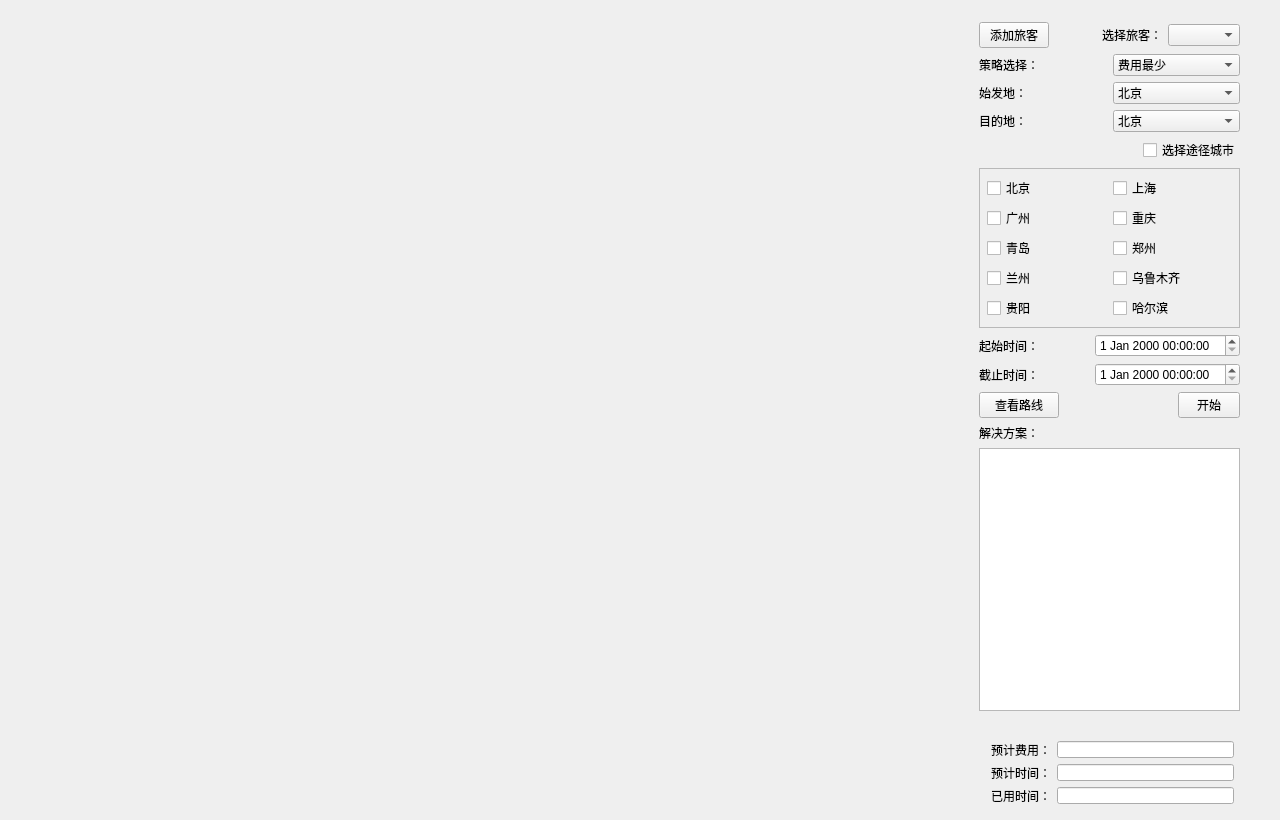
<?xml version="1.0" encoding="UTF-8"?>
<ui version="4.0">
 <class>Widget</class>
 <widget class="QWidget" name="Widget">
  <property name="geometry">
   <rect>
    <x>0</x>
    <y>0</y>
    <width>1280</width>
    <height>820</height>
   </rect>
  </property>
  <property name="windowTitle">
   <string>Widget</string>
  </property>
  <widget class="MapWidget" name="LeftWidget" native="true">
   <property name="geometry">
    <rect>
     <x>11</x>
     <y>11</y>
     <width>941</width>
     <height>806</height>
    </rect>
   </property>
  </widget>
  <widget class="QFrame" name="RightPart">
   <property name="geometry">
    <rect>
     <x>968</x>
     <y>11</y>
     <width>283</width>
     <height>711</height>
    </rect>
   </property>
   <property name="sizePolicy">
    <sizepolicy hsizetype="Fixed" vsizetype="Preferred">
     <horstretch>0</horstretch>
     <verstretch>100</verstretch>
    </sizepolicy>
   </property>
   <property name="frameShape">
    <enum>QFrame::NoFrame</enum>
   </property>
   <layout class="QVBoxLayout" name="verticalLayout_4">
    <item>
     <layout class="QVBoxLayout" name="verticalLayout_3">
      <item>
       <layout class="QVBoxLayout" name="verticalLayout">
        <item>
         <layout class="QHBoxLayout" name="TravelerLayout1">
          <item>
           <widget class="QPushButton" name="AddTraveler">
            <property name="minimumSize">
             <size>
              <width>70</width>
              <height>0</height>
             </size>
            </property>
            <property name="maximumSize">
             <size>
              <width>59</width>
              <height>16777215</height>
             </size>
            </property>
            <property name="text">
             <string>添加旅客</string>
            </property>
           </widget>
          </item>
          <item>
           <spacer name="horizontalSpacer_3">
            <property name="orientation">
             <enum>Qt::Horizontal</enum>
            </property>
            <property name="sizeHint" stdset="0">
             <size>
              <width>40</width>
              <height>20</height>
             </size>
            </property>
           </spacer>
          </item>
          <item>
           <layout class="QHBoxLayout" name="TravelerLayout">
            <item>
             <widget class="QLabel" name="TravelerChoseLabel">
              <property name="text">
               <string>选择旅客：</string>
              </property>
             </widget>
            </item>
            <item>
             <widget class="QComboBox" name="TravelerChoice"/>
            </item>
           </layout>
          </item>
         </layout>
        </item>
        <item>
         <layout class="QVBoxLayout" name="ComboLayout2">
          <item>
           <layout class="QHBoxLayout" name="StrategyLayout">
            <item>
             <widget class="QLabel" name="StrategyLabel">
              <property name="text">
               <string>策略选择：</string>
              </property>
             </widget>
            </item>
            <item>
             <widget class="QComboBox" name="StrategyChoice">
              <item>
               <property name="text">
                <string>费用最少</string>
               </property>
              </item>
              <item>
               <property name="text">
                <string>耗时最短</string>
               </property>
              </item>
              <item>
               <property name="text">
                <string>限时费用最少</string>
               </property>
              </item>
             </widget>
            </item>
           </layout>
          </item>
          <item>
           <layout class="QHBoxLayout" name="StartCityLayout">
            <item>
             <widget class="QLabel" name="StartLabel">
              <property name="text">
               <string>始发地：</string>
              </property>
             </widget>
            </item>
            <item>
             <widget class="QComboBox" name="StartChoice">
              <property name="currentIndex">
               <number>0</number>
              </property>
              <item>
               <property name="text">
                <string>北京</string>
               </property>
              </item>
              <item>
               <property name="text">
                <string>上海</string>
               </property>
              </item>
              <item>
               <property name="text">
                <string>广州</string>
               </property>
              </item>
              <item>
               <property name="text">
                <string>重庆</string>
               </property>
              </item>
              <item>
               <property name="text">
                <string>青岛</string>
               </property>
              </item>
              <item>
               <property name="text">
                <string>郑州</string>
               </property>
              </item>
              <item>
               <property name="text">
                <string>兰州</string>
               </property>
              </item>
              <item>
               <property name="text">
                <string>乌鲁木齐</string>
               </property>
              </item>
              <item>
               <property name="text">
                <string>贵阳</string>
               </property>
              </item>
              <item>
               <property name="text">
                <string>哈尔滨</string>
               </property>
              </item>
             </widget>
            </item>
           </layout>
          </item>
          <item>
           <layout class="QHBoxLayout" name="DestinationCityLayout">
            <item>
             <widget class="QLabel" name="DestinationLabel">
              <property name="text">
               <string>目的地：</string>
              </property>
             </widget>
            </item>
            <item>
             <widget class="QComboBox" name="DestinationChoice">
              <item>
               <property name="text">
                <string>北京</string>
               </property>
              </item>
              <item>
               <property name="text">
                <string>上海</string>
               </property>
              </item>
              <item>
               <property name="text">
                <string>广州</string>
               </property>
              </item>
              <item>
               <property name="text">
                <string>重庆</string>
               </property>
              </item>
              <item>
               <property name="text">
                <string>青岛</string>
               </property>
              </item>
              <item>
               <property name="text">
                <string>郑州</string>
               </property>
              </item>
              <item>
               <property name="text">
                <string>兰州</string>
               </property>
              </item>
              <item>
               <property name="text">
                <string>乌鲁木齐</string>
               </property>
              </item>
              <item>
               <property name="text">
                <string>贵阳</string>
               </property>
              </item>
              <item>
               <property name="text">
                <string>哈尔滨</string>
               </property>
              </item>
             </widget>
            </item>
           </layout>
          </item>
         </layout>
        </item>
       </layout>
      </item>
      <item>
       <layout class="QHBoxLayout" name="ThroughCityJudge">
        <item>
         <spacer name="horizontalSpacer_2">
          <property name="orientation">
           <enum>Qt::Horizontal</enum>
          </property>
          <property name="sizeHint" stdset="0">
           <size>
            <width>40</width>
            <height>20</height>
           </size>
          </property>
         </spacer>
        </item>
        <item>
         <widget class="QCheckBox" name="ThroughCityChoice">
          <property name="text">
           <string>选择途径城市</string>
          </property>
         </widget>
        </item>
       </layout>
      </item>
     </layout>
    </item>
    <item>
     <widget class="QFrame" name="ThroughCityFrame">
      <property name="autoFillBackground">
       <bool>true</bool>
      </property>
      <property name="styleSheet">
       <string notr="true"/>
      </property>
      <property name="frameShape">
       <enum>QFrame::StyledPanel</enum>
      </property>
      <property name="frameShadow">
       <enum>QFrame::Plain</enum>
      </property>
      <property name="lineWidth">
       <number>5</number>
      </property>
      <property name="midLineWidth">
       <number>5</number>
      </property>
      <layout class="QHBoxLayout" name="horizontalLayout_2">
       <property name="spacing">
        <number>1</number>
       </property>
       <property name="leftMargin">
        <number>7</number>
       </property>
       <property name="topMargin">
        <number>7</number>
       </property>
       <property name="rightMargin">
        <number>7</number>
       </property>
       <property name="bottomMargin">
        <number>7</number>
       </property>
       <item>
        <layout class="QGridLayout" name="gridLayout">
         <property name="sizeConstraint">
          <enum>QLayout::SetDefaultConstraint</enum>
         </property>
         <item row="0" column="1">
          <widget class="QCheckBox" name="city_box_1">
           <property name="text">
            <string>上海</string>
           </property>
          </widget>
         </item>
         <item row="2" column="0">
          <widget class="QCheckBox" name="city_box_2">
           <property name="text">
            <string>广州</string>
           </property>
          </widget>
         </item>
         <item row="0" column="0">
          <widget class="QCheckBox" name="city_box_0">
           <property name="text">
            <string>北京</string>
           </property>
          </widget>
         </item>
         <item row="2" column="1">
          <widget class="QCheckBox" name="city_box_3">
           <property name="text">
            <string>重庆</string>
           </property>
          </widget>
         </item>
         <item row="5" column="0">
          <widget class="QCheckBox" name="city_box_4">
           <property name="text">
            <string>青岛</string>
           </property>
          </widget>
         </item>
         <item row="5" column="1">
          <widget class="QCheckBox" name="city_box_5">
           <property name="text">
            <string>郑州</string>
           </property>
          </widget>
         </item>
         <item row="6" column="0">
          <widget class="QCheckBox" name="city_box_6">
           <property name="text">
            <string>兰州</string>
           </property>
          </widget>
         </item>
         <item row="6" column="1">
          <widget class="QCheckBox" name="city_box_7">
           <property name="text">
            <string>乌鲁木齐</string>
           </property>
          </widget>
         </item>
         <item row="8" column="0">
          <widget class="QCheckBox" name="city_box_8">
           <property name="text">
            <string>贵阳</string>
           </property>
          </widget>
         </item>
         <item row="8" column="1">
          <widget class="QCheckBox" name="city_box_9">
           <property name="text">
            <string>哈尔滨</string>
           </property>
          </widget>
         </item>
        </layout>
       </item>
      </layout>
     </widget>
    </item>
    <item>
     <layout class="QVBoxLayout" name="verticalLayout_2">
      <item>
       <layout class="QVBoxLayout" name="TimeEdit">
        <item>
         <layout class="QHBoxLayout" name="StartTimeLayout">
          <item>
           <widget class="QLabel" name="TimeLabel">
            <property name="text">
             <string>起始时间：</string>
            </property>
           </widget>
          </item>
          <item>
           <widget class="QDateTimeEdit" name="StartDateTimeEdit"/>
          </item>
         </layout>
        </item>
        <item>
         <layout class="QHBoxLayout" name="DeadlineLayout">
          <item>
           <widget class="QLabel" name="DeadlineLabel">
            <property name="text">
             <string>截止时间：</string>
            </property>
           </widget>
          </item>
          <item>
           <widget class="QDateTimeEdit" name="DeadlineDateTimeEdit"/>
          </item>
         </layout>
        </item>
       </layout>
      </item>
      <item>
       <layout class="QHBoxLayout" name="Start">
        <item>
         <widget class="QPushButton" name="pushButton">
          <property name="text">
           <string>查看路线</string>
          </property>
         </widget>
        </item>
        <item>
         <spacer name="horizontalSpacer">
          <property name="orientation">
           <enum>Qt::Horizontal</enum>
          </property>
          <property name="sizeHint" stdset="0">
           <size>
            <width>40</width>
            <height>20</height>
           </size>
          </property>
         </spacer>
        </item>
        <item>
         <widget class="QPushButton" name="StartButton">
          <property name="enabled">
           <bool>true</bool>
          </property>
          <property name="minimumSize">
           <size>
            <width>62</width>
            <height>0</height>
           </size>
          </property>
          <property name="maximumSize">
           <size>
            <width>59</width>
            <height>16777215</height>
           </size>
          </property>
          <property name="text">
           <string>开始</string>
          </property>
         </widget>
        </item>
       </layout>
      </item>
     </layout>
    </item>
    <item>
     <layout class="QVBoxLayout" name="SolutionLayout">
      <item>
       <widget class="QLabel" name="SolutionLabel">
        <property name="text">
         <string>解决方案：</string>
        </property>
       </widget>
      </item>
      <item>
       <widget class="QTableWidget" name="Solution">
        <property name="font">
         <font>
          <pointsize>9</pointsize>
         </font>
        </property>
        <property name="horizontalScrollBarPolicy">
         <enum>Qt::ScrollBarAlwaysOff</enum>
        </property>
        <property name="editTriggers">
         <set>QAbstractItemView::NoEditTriggers</set>
        </property>
        <property name="showGrid">
         <bool>false</bool>
        </property>
        <property name="rowCount">
         <number>0</number>
        </property>
        <attribute name="horizontalHeaderVisible">
         <bool>false</bool>
        </attribute>
        <attribute name="horizontalHeaderDefaultSectionSize">
         <number>81</number>
        </attribute>
        <attribute name="verticalHeaderVisible">
         <bool>false</bool>
        </attribute>
        <attribute name="verticalHeaderHighlightSections">
         <bool>true</bool>
        </attribute>
        <column>
         <property name="text">
          <string/>
         </property>
        </column>
        <column>
         <property name="text">
          <string/>
         </property>
        </column>
        <column>
         <property name="text">
          <string/>
         </property>
        </column>
       </widget>
      </item>
     </layout>
    </item>
   </layout>
   <zorder>ThroughCityFrame</zorder>
   <zorder></zorder>
   <zorder></zorder>
  </widget>
  <widget class="QWidget" name="layoutWidget">
   <property name="geometry">
    <rect>
     <x>980</x>
     <y>730</y>
     <width>265</width>
     <height>85</height>
    </rect>
   </property>
   <layout class="QVBoxLayout" name="Costs">
    <item>
     <layout class="QHBoxLayout" name="FarePredict">
      <item>
       <widget class="QLabel" name="FareLabel">
        <property name="text">
         <string>预计费用：</string>
        </property>
       </widget>
      </item>
      <item>
       <widget class="QLineEdit" name="FareEdit"/>
      </item>
     </layout>
    </item>
    <item>
     <layout class="QHBoxLayout" name="TimePredict">
      <item>
       <widget class="QLabel" name="TotalTimeLabel">
        <property name="text">
         <string>预计时间：</string>
        </property>
       </widget>
      </item>
      <item>
       <widget class="QLineEdit" name="TotalTimeEdit"/>
      </item>
     </layout>
    </item>
    <item>
     <layout class="QHBoxLayout" name="TimeUsed">
      <item>
       <widget class="QLabel" name="DurationLabel">
        <property name="text">
         <string>已用时间：</string>
        </property>
       </widget>
      </item>
      <item>
       <widget class="QLineEdit" name="DurationText"/>
      </item>
     </layout>
    </item>
   </layout>
  </widget>
 </widget>
 <layoutdefault spacing="6" margin="11"/>
 <customwidgets>
  <customwidget>
   <class>MapWidget</class>
   <extends>QWidget</extends>
   <header>mapwidget.h</header>
   <container>1</container>
  </customwidget>
 </customwidgets>
 <resources/>
 <connections/>
</ui>
